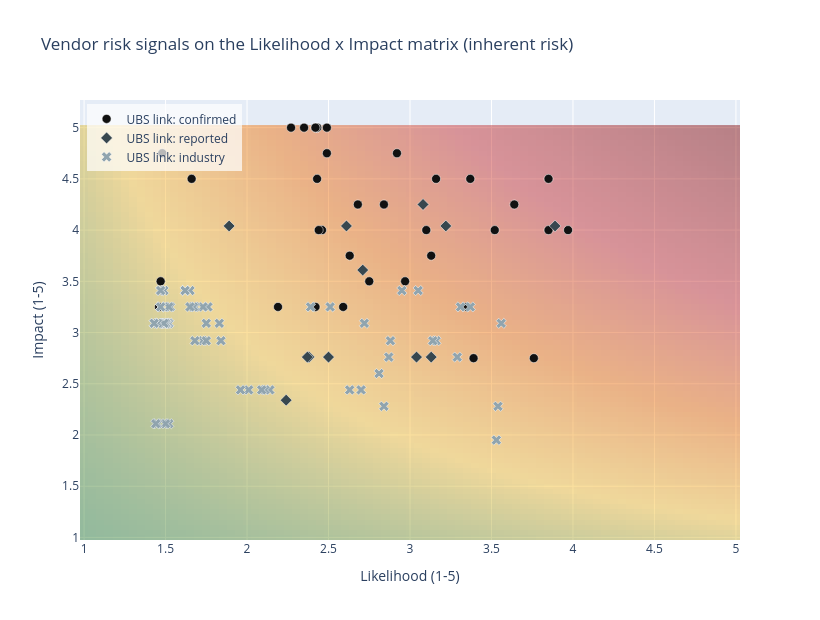

The notebook cell saved with this chart:
### Markdown cell above
## 10. Visual check — risk heat map (Likelihood × Impact)

The classic risk matrix; each dot is a scored signal, coloured by how confirmed the UBS
relationship is. Useful slide for the pitch: the top-right quadrant is the early-warning zone,
and the pale dots there are the ones the governance caps hold back.

### Code cell
import plotly.graph_objects as go
import plotly.io as pio

# Renderer: VS Code draws the plotly mimetype via the Jupyter Renderers extension;
# notebook_connected (plotly.js from a CDN) is the fallback for plain Jupyter and for
# exported HTML. A blank chart almost always means the *selected kernel* is missing the
# package rather than the browser failing - install it into that interpreter:
#     python -m pip install plotly "nbformat>=4.2"
pio.renderers.default = "plotly_mimetype+notebook_connected"

grid = np.arange(1, 5.01, 0.05)
z = np.outer(grid, grid)   # impact (rows) x likelihood (cols)
fig = go.Figure(go.Heatmap(
    x=grid, y=grid, z=z, showscale=False, hoverinfo="skip",
    colorscale=[[0, "#2e7d32"], [5/25, "#fbc02d"], [10/25, "#ef6c00"], [16/25, "#c62828"], [1, "#7f0000"]],
    opacity=0.45))

MARKERS = {"CONFIRMED": ("#111111", "circle"), "REPORTED": ("#37474f", "diamond"),
           "INDUSTRY": ("#90a4ae", "x")}
for link, (colour, symbol) in MARKERS.items():
    part = scored_signals[scored_signals.ubs_link == link]
    if part.empty:
        continue
    fig.add_trace(go.Scatter(
        x=part.likelihood, y=part.impact, mode="markers", name=f"UBS link: {link.lower()}",
        marker=dict(size=9, color=colour, symbol=symbol, line=dict(width=0.5, color="white")),
        hovertext=(part.vendor_name + " | " + part.risk_category + " | " + part.tier
                   + "<br>" + part.text.str.slice(0, 90)), hoverinfo="text"))

fig.update_layout(title="Vendor risk signals on the Likelihood x Impact matrix (inherent risk)",
                  xaxis_title="Likelihood (1-5)", yaxis_title="Impact (1-5)",
                  width=820, height=620, legend=dict(x=0.01, y=0.99, bgcolor="rgba(255,255,255,0.7)"))

# Standalone copy for the pitch deck / dashboard, independent of the notebook frontend.
fig.write_html(BASE_DIR / "risk_heatmap.html", include_plotlyjs="cdn")
fig.show()

### Figure 1 — Plotly figure (JSON) as saved in the notebook; plotly's stock layout.template omitted (floating-point values rounded to 4 significant figures; data arrays with more than 128 entries replaced by an {"elided": "..."} marker saying what was removed)
{"data": [{"colorscale": [[0, "#2e7d32"], [0.2, "#fbc02d"], [0.4, "#ef6c00"], [0.64, "#c62828"], [1, "#7f0000"]], "hoverinfo": "skip", "opacity": 0.45, "showscale": false, "type": "heatmap", "x": [1.0, 1.05, 1.1, 1.15, 1.2, 1.25, 1.3, 1.35, 1.4, 1.45, 1.5, 1.55, 1.6, 1.65, 1.7, 1.75, 1.8, 1.85, 1.9, 1.95, 2.0, 2.05, 2.1, 2.15, 2.2, 2.25, 2.3, 2.35, 2.4, 2.45, 2.5, 2.55, 2.6, 2.65, 2.7, 2.75, 2.8, 2.85, 2.9, 2.95, 3.0, 3.05, 3.1, 3.15, 3.2, 3.25, 3.3, 3.35, 3.4, 3.45, 3.5, 3.55, 3.6, 3.65, 3.7, 3.75, 3.8, 3.85, 3.9, 3.95, 4.0, 4.05, 4.1, 4.15, 4.2, 4.25, 4.3, 4.35, 4.4, 4.45, 4.5, 4.55, 4.6, 4.65, 4.7, 4.75, 4.8, 4.85, 4.9, 4.95, 5.0], "y": [1.0, 1.05, 1.1, 1.15, 1.2, 1.25, 1.3, 1.35, 1.4, 1.45, 1.5, 1.55, 1.6, 1.65, 1.7, 1.75, 1.8, 1.85, 1.9, 1.95, 2.0, 2.05, 2.1, 2.15, 2.2, 2.25, 2.3, 2.35, 2.4, 2.45, 2.5, 2.55, 2.6, 2.65, 2.7, 2.75, 2.8, 2.85, 2.9, 2.95, 3.0, 3.05, 3.1, 3.15, 3.2, 3.25, 3.3, 3.35, 3.4, 3.45, 3.5, 3.55, 3.6, 3.65, 3.7, 3.75, 3.8, 3.85, 3.9, 3.95, 4.0, 4.05, 4.1, 4.15, 4.2, 4.25, 4.3, 4.35, 4.4, 4.45, 4.5, 4.55, 4.6, 4.65, 4.7, 4.75, 4.8, 4.85, 4.9, 4.95, 5.0], "z": {"elided": "81x81 float values"}}, {"hoverinfo": "text", "hovertext": ["SIX Group | CYBER | Critical<br>Access recertification for SIX Group was overdue, with dormant privileged accounts still a", "LSEG | CONCENTRATION | High<br>LSEG delivers the engagement from a single data centre, creating geographic concentration ", "Microsoft Corporation | CONCENTRATION | High<br>Review notes vendor lock-in at Microsoft Corporation: proprietary data formats create high", "Microsoft Corporation | OPERATIONAL | High<br>Delivery delay at Microsoft Corporation pushed the migration milestone back by five weeks ", "Microsoft Corporation | OPERATIONAL | High<br>Escalation raised with Microsoft Corporation after missed SLA on incident response times i", "Microsoft Corporation | OPERATIONAL | High<br>Engagement review noted key-person dependency at Microsoft Corporation, with a single name", "Chain IQ Group AG | CYBER | High<br>Chain IQ Group AG was targeted in a cyberattack alongside 19 other companies. Chain IQ sai", "Broadridge Financial Solutions | CONCENTRATION | High<br>Broadridge Financial Solutions sub-contracts part of core delivery to a single fourth-part", "Chain IQ Group AG | COMPLIANCE | High<br>Contract review found the Chain IQ Group AG engagement lacks documented evidence of data-r", "Chain IQ Group AG | CYBER | High<br>The data stolen from Chain IQ Group AG included UBS employee business contact details, pho", "Chain IQ Group AG | CYBER | High<br>UBS confirmed that data on around 130,000 UBS employees was published on the dark web foll", "Chain IQ Group AG | CYBER | High<br>Swiss private bank Pictet confirmed it had suffered a data breach as a result of the attac", "Chain IQ Group AG | CYBER | High<br>The ransomware group World Leaks added Chain IQ Group AG to its leak site, claiming the th", "LSEG | CONCENTRATION | High<br>Assessment records LSEG as the sole source for this service line, with no viable alternati", "LSEG | COMPLIANCE | High<br>Contract review found the LSEG engagement lacks documented evidence of data-residency cont", "Chain IQ Group AG | CYBER | High<br>The group behind the Chain IQ Group AG attack, World Leaks, was previously known as Hunter", "SIX Group | CONCENTRATION | High<br>Assessment records SIX Group as the sole source for this service line, with no viable alte", "Cognizant Technology Solutions | CYBER | High<br>Control review of the Cognizant Technology Solutions engagement found MFA not enforced for", "LSEG | CYBER | High<br>Phishing simulation across the LSEG engagement showed click rates above the agreed thresho", "LSEG | CONCENTRATION | High<br>UBS and LSEG announced a multi-year partnership in which UBS adopts the full LSEG suite ac", "Microsoft Corporation | CONCENTRATION | High<br>Exit plan tested for Microsoft Corporation; a second source was onboarded for 30% of volum", "LSEG | CYBER | High<br>Control review of the LSEG engagement found MFA not enforced for administrator accounts on", "Chain IQ Group AG | OPERATIONAL | High<br>Chain IQ Group AG reported degraded performance and a growing backlog in overnight batch p", "SIX Group | OPERATIONAL | Medium<br>Internal review found SIX Group has no tested disaster recovery plan for the service provi", "SIX Group | CONCENTRATION | Medium<br>Review notes vendor lock-in at SIX Group: proprietary data formats create high switching c", "Broadridge Financial Solutions | CONCENTRATION | Medium<br>Broadridge Financial Solutions delivers the engagement from a single data centre, creating", "Chain IQ Group AG | CONCENTRATION | Medium<br>The Chain IQ Group AG breach affected UBS, Pictet, Swiss Life, AXA, FedEx, IBM and Swissco", "Cognizant Technology Solutions | OPERATIONAL | Medium<br>Access recertification for Cognizant Technology Solutions was overdue, with dormant privil", "Broadridge Financial Solutions | OPERATIONAL | Medium<br>Service review with Broadridge Financial Solutions logged a major outage of 6h20m affectin", "Cognizant Technology Solutions | OPERATIONAL | Medium<br>Cognizant Technology Solutions reported degraded performance and a growing backlog in over", "SIX Group | OPERATIONAL | Medium<br>Service review with SIX Group logged a major outage of 6h20m affecting the shared platform", "Microsoft Corporation | CONCENTRATION | Medium<br>UBS announced an expansion of its cloud partnership with Microsoft Corporation, targeting ", "SIX Group | OPERATIONAL | Medium<br>Engagement review noted key-person dependency at SIX Group, with a single named individual", "Cognizant Technology Solutions | CYBER | Medium<br>Cognizant Technology Solutions was hit by a Maze ransomware incident, raising security con", "Cognizant Technology Solutions | CONCENTRATION | Medium<br>Cognizant Technology Solutions sub-contracts part of core delivery to a single fourth-part", "Broadridge Financial Solutions | OPERATIONAL | Low<br>The rollout of the Broadridge Financial Solutions advisor workstation at UBS was publicly ", "Cognizant Technology Solutions | CONCENTRATION | Low<br>UBS cancelled its outsourcing partnership with Cognizant Technology Solutions, where repor"], "marker": {"color": "#111111", "line": {"color": "white", "width": 0.5}, "size": 9, "symbol": "circle"}, "mode": "markers", "name": "UBS link: confirmed", "type": "scatter", "x": [3.85, 3.64, 3.37, 3.97, 3.85, 3.52, 2.49, 3.1, 2.92, 2.43, 2.43, 2.43, 2.42, 2.84, 3.16, 2.35, 3.13, 2.49, 2.42, 2.68, 2.43, 2.27, 2.97, 3.35, 2.63, 2.46, 2.44, 3.76, 2.75, 3.39, 2.59, 1.66, 2.42, 1.48, 2.19, 1.47, 1.46], "y": [4.5, 4.25, 4.5, 4.0, 4.0, 4.0, 5.0, 4.0, 4.75, 5.0, 5.0, 5.0, 5.0, 4.25, 4.5, 5.0, 3.75, 4.75, 5.0, 4.25, 4.5, 5.0, 3.5, 3.25, 3.75, 4.0, 4.0, 2.75, 3.5, 2.75, 3.25, 4.5, 3.25, 4.75, 3.25, 3.5, 3.25]}, {"hoverinfo": "text", "hovertext": ["Infosys | CYBER | High<br>Phishing simulation across the Infosys engagement showed click rates above the agreed thre", "BlackRock | CYBER | High<br>Review of systems in scope for BlackRock identified unpatched end-of-life software on inte", "Infosys | CYBER | High<br>Review of systems in scope for Infosys identified unpatched end-of-life software on intern", "Infosys | CYBER | High<br>Infosys McCamish Systems agreed to a USD 17.5 million settlement to resolve six class acti", "Infosys | COMPLIANCE | Medium<br>Access recertification for Infosys was overdue, with dormant privileged accounts still act", "BlackRock | OPERATIONAL | Medium<br>Engagement review noted key-person dependency at BlackRock, with a single named individual", "Infosys | CYBER | Medium<br>The LockBit ransomware group attacked Infosys McCamish Systems, a US-based subsidiary of I", "BlackRock | OPERATIONAL | Medium<br>Internal review found BlackRock has no tested disaster recovery plan for the service provi", "Infosys | CONCENTRATION | Medium<br>Assessment records Infosys as the sole source for this service line, with no viable altern", "BlackRock | FINANCIAL | Medium<br>The UBS decision to terminate the BlackRock Aladdin contract, reported at a cumulative val", "BlackRock | OPERATIONAL | Medium<br>UBS terminated its contract for BlackRock's Aladdin portfolio and risk platform, and began", "Infosys | FINANCIAL | Medium<br>The USD 17.5 million class action settlement represented a direct financial cost to Infosy"], "marker": {"color": "#37474f", "line": {"color": "white", "width": 0.5}, "size": 9, "symbol": "diamond"}, "mode": "markers", "name": "UBS link: reported", "type": "scatter", "x": [3.89, 3.08, 3.22, 2.61, 2.71, 3.13, 1.89, 3.04, 2.38, 2.37, 2.5, 2.24], "y": [4.04, 4.25, 4.04, 4.04, 3.61, 2.76, 4.04, 2.76, 2.76, 2.76, 2.76, 2.34]}, {"hoverinfo": "text", "hovertext": ["ION Group | COMPLIANCE | High<br>Contract review found the ION Group engagement lacks documented evidence of data-residency", "CrowdStrike Holdings | COMPLIANCE | High<br>Access recertification for CrowdStrike Holdings was overdue, with dormant privileged accou", "Progress Software | CYBER | High<br>Review of systems in scope for Progress Software identified unpatched end-of-life software", "ION Group | CYBER | High<br>Review of systems in scope for ION Group identified unpatched end-of-life software on inte", "ION Group | CYBER | Medium<br>Control review of the ION Group engagement found MFA not enforced for administrator accoun", "ION Group | CONCENTRATION | Medium<br>Assessment records ION Group as the sole source for this service line, with no viable alte", "CrowdStrike Holdings | CONCENTRATION | Medium<br>Assessment records CrowdStrike Holdings as the sole source for this service line, with no ", "Capita plc | COMPLIANCE | Medium<br>Capita plc received the Information Commissioner's Office's largest ever settlement at GBP", "Equifax Inc. | COMPLIANCE | Medium<br>Equifax Inc. has not yet returned the annual attestation for the current reporting period.", "CrowdStrike Holdings | CONDUCT | Medium<br>Phishing simulation across the CrowdStrike Holdings engagement showed click rates above th", "CrowdStrike Holdings | CONCENTRATION | Medium<br>CrowdStrike Holdings sub-contracts part of core delivery to a single fourth-party operatin", "Capita plc | CYBER | Medium<br>Review of systems in scope for Capita plc identified unpatched end-of-life software on int", "Capita plc | COMPLIANCE | Medium<br>The GBP 14 million ICO settlement added to financial pressure on Capita plc, which had alr", "Progress Software | CONCENTRATION | Medium<br>Review notes vendor lock-in at Progress Software: proprietary data formats create high swi", "ION Group | OPERATIONAL | Medium<br>Delivery delay at ION Group pushed the migration milestone back by five weeks against the ", "Capita plc | OPERATIONAL | Medium<br>Delivery delay at Capita plc pushed the migration milestone back by five weeks against the", "Capita plc | CONCENTRATION | Medium<br>Assessment records Capita plc as the sole source for this service line, with no viable alt", "CrowdStrike Holdings | OPERATIONAL | Medium<br>CrowdStrike Holdings reported degraded performance and a growing backlog in overnight batc", "CrowdStrike Holdings | OPERATIONAL | Medium<br>Engagement review noted key-person dependency at CrowdStrike Holdings, with a single named", "Progress Software | CYBER | Medium<br>The list of organisations breached through Progress Software's MOVEit kept climbing throug", "Equifax Inc. | COMPLIANCE | Medium<br>The UK Financial Conduct Authority fined Equifax Ltd GBP 11,164,400 for failing to manage ", "Capita plc | CYBER | Medium<br>Personal data relating to approximately 6.66 million individuals was exfiltrated from Capi", "ION Group | CYBER | Medium<br>ION Group disclosed a ransomware incident affecting ION Cleared Derivatives, a division of", "ION Group | CYBER | Medium<br>Banks demanded answers from ION Group after the cyber attack, with the incident exposing h", "ION Group | CYBER | Medium<br>The ION Group ransomware attack disrupted trading, investment management and market analyt", "ION Group | CYBER | Medium<br>Large customers of ION Group in the United States and Europe were forced to switch to manu", "Progress Software | CYBER | Medium<br>Ernst & Young, which provides certain services to Bank of America, was among the victims o", "Progress Software | CYBER | Medium<br>The Clop ransomware gang exploited a zero-day vulnerability in Progress Software's MOVEit ", "Equifax Inc. | COMPLIANCE | Medium<br>The FCA penalty against Equifax Ltd highlighted the risk of outsourcing consumer data proc", "Capita plc | CYBER | Medium<br>Capita plc suffered a cyber incident that led to the exfiltration of personal data. Capita", "CrowdStrike Holdings | OPERATIONAL | Medium<br>The FCA reported that issues linked to third-party providers were the leading cause of ope", "Equifax Inc. | CYBER | Medium<br>Equifax Inc. publicly disclosed a data breach exposing the personal data of 147 million pe", "SolarWinds Corporation | COMPLIANCE | Medium<br>The SEC filed a complaint against SolarWinds Corporation and its chief information securit", "SolarWinds Corporation | CONDUCT | Medium<br>SolarWinds Corporation faced investor pressure following the SEC fraud complaint, with the", "CrowdStrike Holdings | OPERATIONAL | Medium<br>Following the CrowdStrike Holdings outage, the FCA told financial firms to increase operat", "Equifax Inc. | CYBER | Medium<br>Attackers moved through Equifax Inc. systems for 76 days before the intrusion was detected", "Equifax Inc. | CYBER | Medium<br>Equifax Inc. administrators were instructed to apply a patch for a known Apache Struts vul", "CrowdStrike Holdings | OPERATIONAL | Low<br>The CrowdStrike Holdings incident underscored the need for robust third-party IT risk mana", "SolarWinds Corporation | CYBER | Low<br>SolarWinds Corporation filed a Form 8-K with the SEC publicly disclosing the Sunburst supp", "SolarWinds Corporation | CYBER | Low<br>Investigators established that attackers had been testing their ability to inject maliciou", "ION Group | CONCENTRATION | Low<br>Post-incident analysis of the ION Group attack highlighted the systemic exposure created w", "SolarWinds Corporation | COMPLIANCE | Low<br>The SEC complaint against SolarWinds Corporation charged the company with fraud and intern", "CrowdStrike Holdings | OPERATIONAL | Low<br>CrowdStrike Holdings released a defective Falcon content update for Microsoft Windows devi", "SolarWinds Corporation | CYBER | Low<br>The Sunburst attack on SolarWinds Corporation was attributed to a Russian state-linked act", "SolarWinds Corporation | CYBER | Low<br>The Sunburst compromise of SolarWinds Corporation was a supply chain attack intended to re", "SolarWinds Corporation | CYBER | Low<br>Threat actors gained access to SolarWinds Corporation's Orion software through its automat", "Wirecard AG | COMPLIANCE | Low<br>Wirecard AG conceded that the EUR 1.9 billion in missing funds probably did not exist, an ", "Wirecard AG | CONDUCT | Low<br>German financial regulator BaFin was criticised for its supervision of Wirecard AG, includ", "CrowdStrike Holdings | OPERATIONAL | Low<br>The CrowdStrike Holdings update failure disrupted banking, healthcare, retail and aviation", "Wirecard AG | CONDUCT | Low<br>German police raided Wirecard AG offices after Munich prosecutors opened a criminal invest", "Wirecard AG | COMPLIANCE | Low<br>The KPMG special audit into Wirecard AG was published. KPMG said it was not able to verify", "Equifax Inc. | CONDUCT | Low<br>The SEC charged Jun Ying, a former Equifax Inc. executive next in line to be global chief ", "Equifax Inc. | CONDUCT | Low<br>The DOJ and SEC announced charges against Sudhakar Reddy Bonthu, a former Equifax Inc. sof", "Equifax Inc. | COMPLIANCE | Low<br>Under the settlement, Equifax Inc. allocated USD 300 million to consumer credit monitoring", "Equifax Inc. | COMPLIANCE | Low<br>Equifax Inc. agreed to pay at least USD 575 million, and potentially up to USD 700 million", "Wirecard AG | CONDUCT | Low<br>Wirecard AG former chief executive Markus Braun was arrested by German authorities in conn", "Wirecard AG | CONDUCT | Low<br>Scrutiny turned to EY's long-running audits of Wirecard AG, with critics arguing the audit", "Wirecard AG | CONDUCT | Low<br>Wirecard AG chief operating officer Jan Marsalek went into hiding to evade arrest and beca", "Equifax Inc. | COMPLIANCE | Low<br>The UK Information Commissioner's Office fined Equifax Ltd GBP 500,000, the maximum availa", "Wirecard AG | COMPLIANCE | Low<br>Under pressure from investors, Wirecard AG appointed KPMG to conduct a special audit of it", "Equifax Inc. | CONDUCT | Low<br>According to the SEC, the former Equifax Inc. executive realised proceeds of around USD 1 ", "Equifax Inc. | CONDUCT | Low<br>Equifax Inc. faced sustained criticism over the delay between internal discovery of the br", "Wirecard AG | FINANCIAL | Low<br>Wirecard AG filed for insolvency, owing creditors approximately EUR 3.5 billion. Wirecard ", "Wirecard AG | FINANCIAL | Low<br>EY refused to sign off Wirecard AG's 2019 financial statements. Wirecard disclosed that EU", "Wirecard AG | FINANCIAL | Low<br>Wirecard AG shares collapsed after EY declined to sign the accounts, with the missing EUR ", "Wirecard AG | FINANCIAL | Low<br>Wirecard AG shares fell sharply after the KPMG special audit failed to verify a majority o"], "marker": {"color": "#90a4ae", "line": {"color": "white", "width": 0.5}, "size": 9, "symbol": "x"}, "mode": "markers", "name": "UBS link: industry", "type": "scatter", "x": [3.56, 3.37, 3.31, 3.05, 2.95, 3.16, 3.29, 3.14, 2.72, 2.51, 2.87, 2.39, 2.88, 3.54, 2.81, 3.53, 2.84, 2.7, 2.63, 1.76, 1.83, 1.73, 1.65, 1.62, 1.62, 1.62, 1.68, 1.67, 1.75, 1.65, 2.14, 1.49, 1.84, 1.73, 2.11, 1.47, 1.47, 2.09, 1.53, 1.52, 1.68, 1.75, 2.01, 1.47, 1.47, 1.47, 1.52, 1.52, 1.96, 1.51, 1.5, 1.49, 1.49, 1.5, 1.5, 1.46, 1.46, 1.46, 1.49, 1.45, 1.43, 1.43, 1.52, 1.5, 1.45, 1.44], "y": [3.09, 3.25, 3.25, 3.41, 3.41, 2.92, 2.76, 2.92, 3.09, 3.25, 2.76, 3.25, 2.92, 2.28, 2.6, 1.95, 2.28, 2.44, 2.44, 3.25, 3.09, 3.25, 3.41, 3.41, 3.41, 3.41, 3.25, 3.25, 3.09, 3.25, 2.44, 3.41, 2.92, 2.92, 2.44, 3.41, 3.41, 2.44, 3.25, 3.25, 2.92, 2.92, 2.44, 3.25, 3.25, 3.25, 3.09, 3.09, 2.44, 3.09, 3.09, 3.09, 3.09, 3.09, 3.09, 3.09, 3.09, 3.09, 3.09, 3.09, 3.09, 3.09, 2.11, 2.11, 2.11, 2.11]}], "layout": {"height": 620, "legend": {"bgcolor": "rgba(255,255,255,0.7)", "x": 0.01, "y": 0.99}, "title": {"text": "Vendor risk signals on the Likelihood x Impact matrix (inherent risk)"}, "width": 820, "xaxis": {"title": {"text": "Likelihood (1-5)"}}, "yaxis": {"title": {"text": "Impact (1-5)"}}}}
